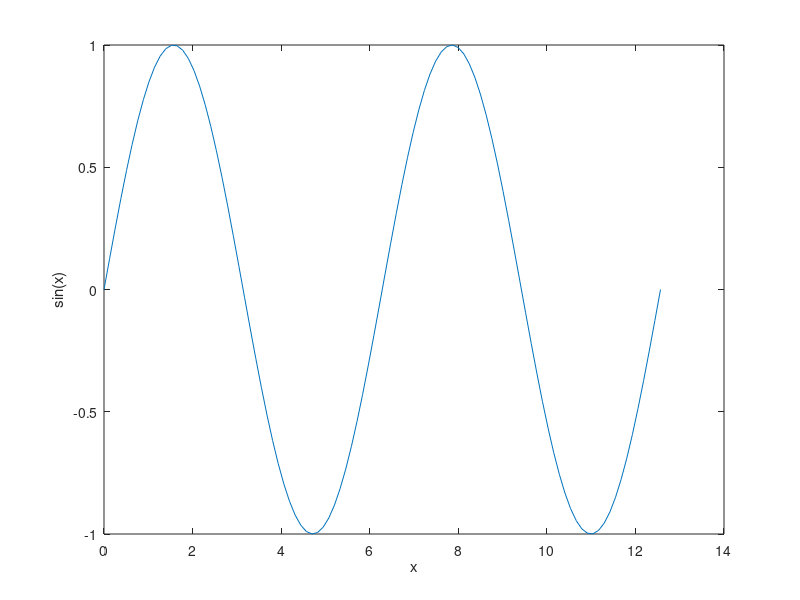
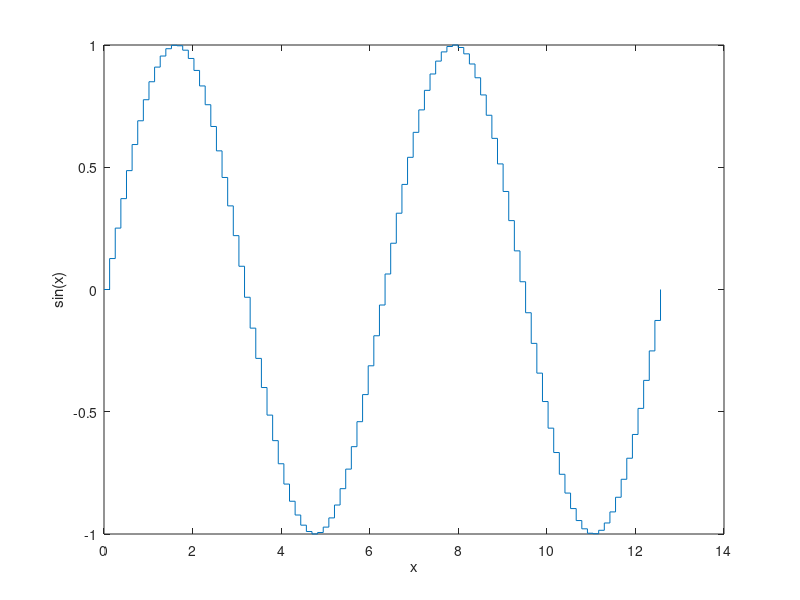

MATLAB code to generate these figures, in order:
% Simple plotting example

%% Ploting 2D plots


x = linspace(0,4*pi,100);
y = sin(x);

figure(1)
plot(x,y)
xlabel('x')
ylabel('sin(x)')

figure(2)
stairs(x,y)
xlabel('x')
ylabel('sin(x)')